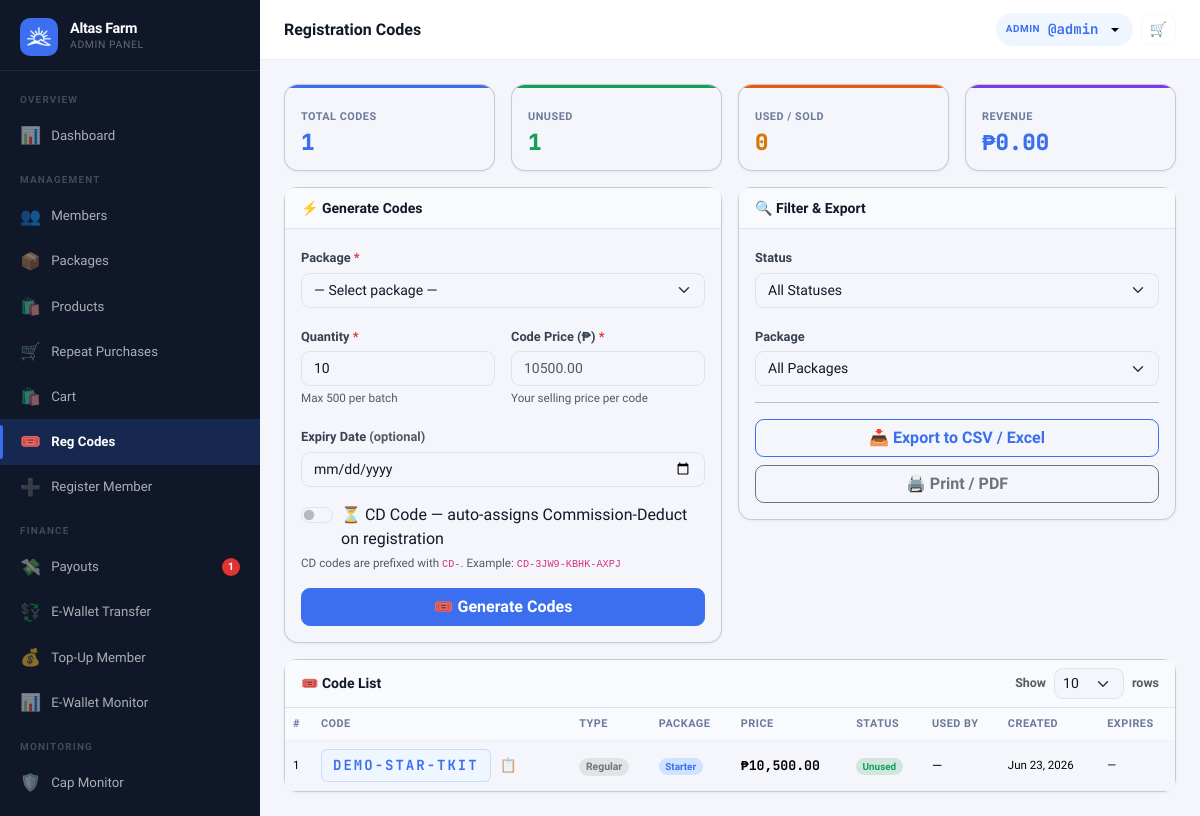
/?page=admin_codes (signed in), run on the app's committed database.
### tables this page shows
CREATE TABLE settings (
  key_name   VARCHAR(80) NOT NULL PRIMARY KEY,
  value      TEXT        NOT NULL,
  updated_at TIMESTAMP DEFAULT CURRENT_TIMESTAMP ON UPDATE CURRENT_TIMESTAMP
);

CREATE TABLE users (
  id                INT UNSIGNED AUTO_INCREMENT PRIMARY KEY,
  username          VARCHAR(40)  NOT NULL UNIQUE,
  password_hash     VARCHAR(255) NOT NULL,
  role              ENUM('member','admin') NOT NULL DEFAULT 'member',
  package_id        INT UNSIGNED NULL,
  reg_code_id           INT UNSIGNED NULL,
  reg_payment_method    ENUM('code','ewallet','pending') NOT NULL DEFAULT 'code',
  reg_paid_by           INT UNSIGNED NULL,

   
  sponsor_id        INT UNSIGNED NULL,
  binary_parent_id  INT UNSIGNED NULL,
  binary_position   ENUM('left','right') NULL,

   
  left_count        INT UNSIGNED NOT NULL DEFAULT 0,
  right_count       INT UNSIGNED NOT NULL DEFAULT 0,
  pairs_paid        INT UNSIGNED NOT NULL DEFAULT 0,
  pairs_flushed     INT UNSIGNED NOT NULL DEFAULT 0,
  pairs_paid_today  INT UNSIGNED NOT NULL DEFAULT 0,   

   
  left_pv           DECIMAL(14,2) NOT NULL DEFAULT 0.00 COMMENT 'Accumulated PV on left binary leg',
  right_pv          DECIMAL(14,2) NOT NULL DEFAULT 0.00 COMMENT 'Accumulated PV on right binary leg',
  paired_pv         DECIMAL(14,2) NOT NULL DEFAULT 0.00 COMMENT 'Total paired PV lifetime',
  paired_pv_today   DECIMAL(14,2) NOT NULL DEFAULT 0.00 COMMENT 'Paired PV today (reset by midnight cron)',
  flushed_pv        DECIMAL(14,2) NOT NULL DEFAULT 0.00 COMMENT 'PV flushed in binary pairing',
  personal_pv       DECIMAL(14,2) NOT NULL DEFAULT 0.00 COMMENT 'Personal sales PV from downline product purchases',
  group_pv          DECIMAL(14,2) NOT NULL DEFAULT 0.00 COMMENT 'Group sales PV from downline',

   
  lifetime_earned       DECIMAL(14,2) NOT NULL DEFAULT 0.00,
  cap_status            ENUM('active','capped','perminact') NOT NULL DEFAULT 'active',
  capping_bypass        TINYINT(1)   NOT NULL DEFAULT 0,
  daily_cap_bypass      TINYINT(1)   NOT NULL DEFAULT 0,
  capped_at             TIMESTAMP NULL,
  last_reactivation_at  TIMESTAMP NULL,
  dfi_days_used         INT UNSIGNED NOT NULL DEFAULT 0,
  dfi_active            TINYINT(1)   NOT NULL DEFAULT 1,
  cd_active             TINYINT(1)   NOT NULL DEFAULT 0,
  ewallet_sent_today      DECIMAL(12,2) NOT NULL DEFAULT 0.00,
  ewallet_sent_this_week  DECIMAL(12,2) NOT NULL DEFAULT 0.00,

   
  full_name         VARCHAR(120) NULL,
  email             VARCHAR(120) NULL,
  mobile            VARCHAR(20)  NULL,
  gcash_number       VARCHAR(20)  NULL,
  maya_number        VARCHAR(20)  NULL,
  usdt_trc20_address VARCHAR(100) NULL,
  usdt_bep20_address VARCHAR(100) NULL,
  address            TEXT         NULL,
  photo             VARCHAR(200) NULL,

  ewallet_balance       DECIMAL(14,2) NOT NULL DEFAULT 0.00,
  withdrawable_balance  DECIMAL(14,2) NOT NULL DEFAULT 0.00,
  status                ENUM('active','suspended','pending') NOT NULL DEFAULT 'active',
  joined_at         TIMESTAMP DEFAULT CURRENT_TIMESTAMP,
  last_login        TIMESTAMP NULL,

  FOREIGN KEY (sponsor_id)       REFERENCES users(id) ON DELETE SET NULL,
  FOREIGN KEY (binary_parent_id) REFERENCES users(id) ON DELETE SET NULL,
  FOREIGN KEY (package_id)       REFERENCES packages(id) ON DELETE SET NULL
);

CREATE TABLE reg_codes (
  id          INT UNSIGNED AUTO_INCREMENT PRIMARY KEY,
  code        VARCHAR(24)   NOT NULL UNIQUE,
  package_id  INT UNSIGNED  NOT NULL,
  price       DECIMAL(12,2) NOT NULL,
  status      ENUM('unused','used','expired') NOT NULL DEFAULT 'unused',
  is_cd       TINYINT(1)    NOT NULL DEFAULT 0,
  used_by     INT UNSIGNED  NULL,
  created_by  INT UNSIGNED  NOT NULL,
  used_at     TIMESTAMP     NULL,
  expires_at  DATE          NULL,
  created_at  TIMESTAMP DEFAULT CURRENT_TIMESTAMP,
  FOREIGN KEY (package_id) REFERENCES packages(id),
  FOREIGN KEY (used_by)    REFERENCES users(id) ON DELETE SET NULL,
  FOREIGN KEY (created_by) REFERENCES users(id)
);

CREATE TABLE packages (
  id                        INT UNSIGNED AUTO_INCREMENT PRIMARY KEY,
  name                      VARCHAR(80)      NOT NULL,
  entry_fee                 DECIMAL(12,2)    NOT NULL,
  package_pv_rate           DECIMAL(14,2)    NOT NULL DEFAULT 10.00 COMMENT 'Absolute PV amount (not a percentage) — basis for direct/indirect/DFI/binary PV',
  binary_pv_pct             DECIMAL(5,2)     NOT NULL DEFAULT 20.00 COMMENT 'Percentage of Package PV that becomes binary PV',
   
  pairing_bonus             DECIMAL(12,2)    NOT NULL DEFAULT 0.00,
  daily_pair_cap            TINYINT UNSIGNED NOT NULL DEFAULT 3,
   
  pairing_pv_pct            DECIMAL(5,2)     NOT NULL DEFAULT 0.00 COMMENT 'Pairing bonus = paired_pv * (pairing_pv_pct/100) * pv_per_peso_rate',
  daily_pair_pv_cap         DECIMAL(14,2)    NOT NULL DEFAULT 0.00 COMMENT 'Max paired PV per member per day',
   
  direct_ref_bonus          DECIMAL(12,2)    NOT NULL DEFAULT 0.00,
   
  direct_ref_pv_pct         DECIMAL(5,2)     NOT NULL DEFAULT 0.00 COMMENT 'Direct referral bonus = package_pv * (direct_ref_pv_pct/100) * pv_per_peso_rate',
   
  lifetime_cap_multiplier   DECIMAL(5,2)     NOT NULL DEFAULT 3.00,
  reactivation_fee          DECIMAL(12,2)    NOT NULL DEFAULT 0.00,
  reactivation_window_days  INT              NOT NULL DEFAULT 15,
  daily_fixed_income        DECIMAL(12,2)    NOT NULL DEFAULT 0.00,
  daily_fixed_income_days   INT              NOT NULL DEFAULT 90,
  dfi_pv_pct                DECIMAL(5,2)     NOT NULL DEFAULT 0.00 COMMENT 'DFI = package_pv * dfi_pv_pct * pv_per_peso_rate (0 = use fixed daily_fixed_income)',
  personal_pv_requirement   DECIMAL(14,2)    NOT NULL DEFAULT 0.00 COMMENT 'Per-package personal PV gate for repeat purchase commissions',
  status                    ENUM('active','inactive') NOT NULL DEFAULT 'active',
  created_at                TIMESTAMP DEFAULT CURRENT_TIMESTAMP
);

### views/admin/codes.php (the view, shortened to what the rows shown need)
<?php require 'views/partials/head.php'; ?>
<?php require 'views/partials/sidebar_admin.php'; ?>
<div class="main-content">
  <?php require 'views/partials/topbar.php'; ?>
  <div class="page-content">
    <div class="card no-print">
      <div class="table-responsive">
        <table class="table table-hover mb-0">
          <thead>
            <tr>
              <th>#</th>
              <th>Code</th>
              <th>Type</th>
              <th>Package</th>
              <th>Price</th>
              <th>Status</th>
              <th>Used By</th>
              <th>Created</th>
              <th>Expires</th>
            </tr>
          </thead>
          <tbody>
            <?php if (empty($codes['data'])): ?>
              <tr>
                <td colspan="9" class="text-center py-5 text-muted">No codes found.</td>
              </tr>
              <?php else: foreach ($codes['data'] as $i => $c): ?>
                <tr>
                  <td class="td-muted" style="font-size:.72rem;"><?= ($codes['page'] - 1) * 25 + $i + 1 ?></td>
                  <td>
                    <div class="d-flex align-items-center gap-2">
                      <span class="reg-code"><?= e($c['code']) ?></span>
                      <button type="button"
                        class="btn btn-sm btn-link p-0 text-muted"
                        onclick="copyText('<?= e($c['code']) ?>')"
                        title="Copy code"
                        style="font-size:.85rem;line-height:1;text-decoration:none;">
                        📋
                      </button>
                    </div>
                  </td>
                  <td>
                    <?php if (!empty($c['is_cd'])): ?>
                      <span class="badge bg-warning-subtle text-warning" style="font-size:.65rem;">⏳ CD</span>
                    <?php else: ?>
                      <span class="badge bg-secondary-subtle text-secondary" style="font-size:.65rem;">Regular</span>
                    <?php endif; ?>
                  </td>
                  <td><span class="badge bg-primary-subtle text-primary"><?= e($c['package_name']) ?></span></td>
                  <td class="font-mono fw-bold"><?= fmt_money($c['price']) ?></td>
                  <td><?php $b = match ($c['status']) {
                        'unused' => 'bg-success-subtle text-success',
                        'used' => 'bg-secondary-subtle text-secondary',
                        'expired' => 'bg-danger-subtle text-danger',
                        default => 'bg-secondary-subtle'
                      }; ?>
                    <span class="badge <?= $b ?>"><?= ucfirst($c['status']) ?></span>
                  </td>
                  <td class="td-muted"><?= $c['used_by_username'] ? '@' . e($c['used_by_username']) : '—' ?></td>
                  <td class="td-muted" style="font-size:.72rem;"><?= fmt_date($c['created_at']) ?></td>
                  <td class="td-muted" style="font-size:.72rem;"><?= $c['expires_at'] ? fmt_date($c['expires_at']) : '—' ?></td>
                </tr>
            <?php endforeach;
            endif; ?>
          </tbody>
        </table>
      </div>
    </div>
  </div>
</div>
<?php require 'views/partials/footer.php'; ?>

### views/partials/sidebar_admin.php (shortened to what the rows shown need)
<?php
$cp = current_page();
$user = Auth::user();
$initial = strtoupper(substr($user['username'] ?? 'A', 0, 1));
$pendingPayouts = (int)db()->query("SELECT COUNT(*) FROM payout_requests WHERE status='pending'")->fetchColumn();
$pendingMembers = (int)db()->query("SELECT COUNT(*) FROM users WHERE role='member' AND status='pending'")->fetchColumn();
function renderAdminNav($cp, $user, $initial, $pendingPayouts, $pendingMembers)
{ ?>
  <div class="sidebar-brand">
    <div>
      <div class="brand-name"><?= e(setting('site_name', APP_NAME)) ?></div>
      <div class="brand-sub">Admin Panel</div>
    </div>
  </div>
<?php } ?>
<div class="sidebar d-none d-lg-flex flex-column">
  <?php renderAdminNav($cp, $user, $initial, $pendingPayouts, $pendingMembers); ?>
</div>

### views/partials/topbar.php (shortened to what the rows shown need)
<?php
if (isset($_GET['page']) && $_GET['page'] === 'admin_user_view' && !empty($_GET['id']) && Auth::isAdmin()) {
  $user = getUserById((int)$_GET['id']);
  if (!$user) {
    flash('error', 'User not found.');
    redirect('/?page=admin_users');
  }
} else {
  $user = Auth::user();
}
?>
<div class="topbar-wrapper no-print">
  <div class="d-flex align-items-center gap-2">
    <div class="dropdown">
      <button class="topbar-balance border-0 dropdown-toggle" type="button"
        data-bs-toggle="dropdown" aria-expanded="false"
        title="<?= e($user['username'] ?? '') ?>" style="cursor:pointer;">
        <span class="bal-label"><?= Auth::isAdmin() ? 'Admin' : 'User' ?></span>
        <span class="bal-amount">@<?= e($user['username'] ?? '') ?></span>
      </button>
    </div>
  </div>
</div>

### data on the page
settings: value "Altas Farm"
users: username "admin"
reg_codes: page "1", code "DEMO-STAR-TKIT", is_cd "Regular", package.name "Starter", price "₱10,500.00", status "Unused", created_at "Jun 23, 2026"

### other printed values
$pendingPayouts "1"
$pageTitle "Registration Codes"
$label "TOTAL CODES"
$val "1"
$label "UNUSED"
$label "USED / SOLD"
$val "0"
$label "REVENUE"
$val "₱0.00"
form field per_page "10"
